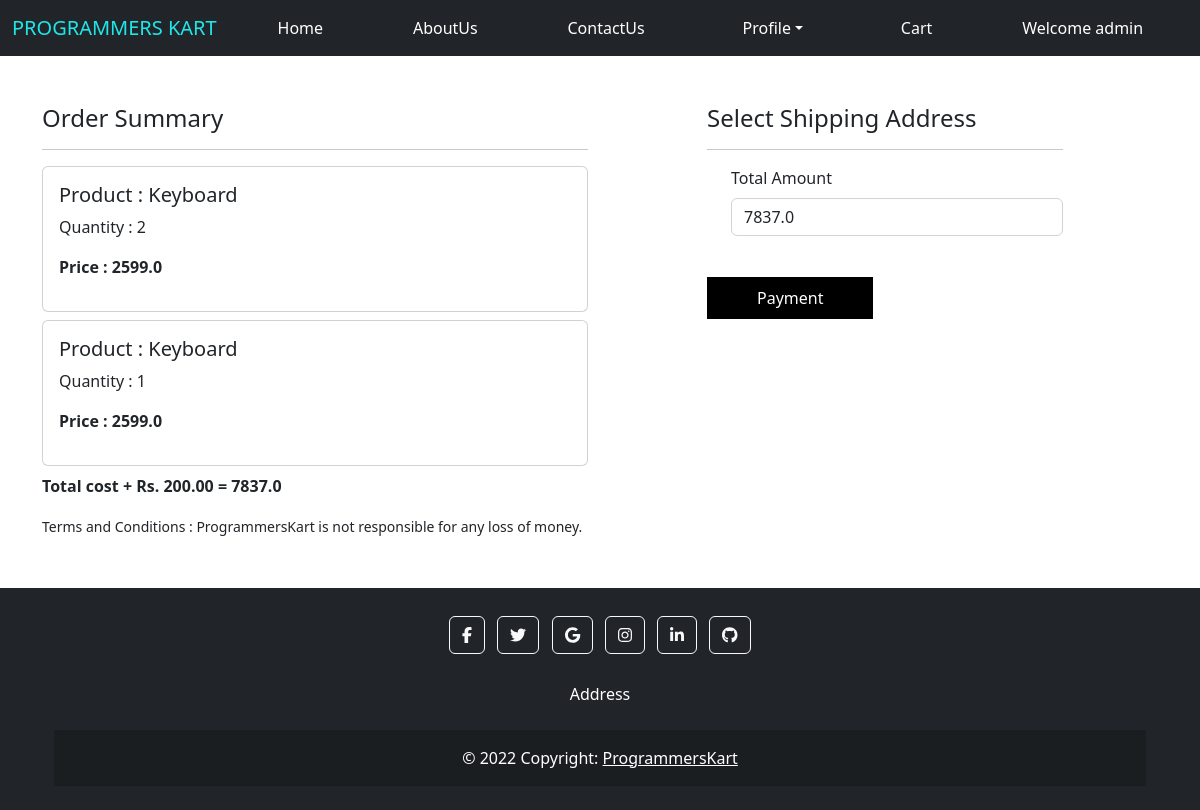
/checkout/ (signed in), run on an earlier commit of the app's database.
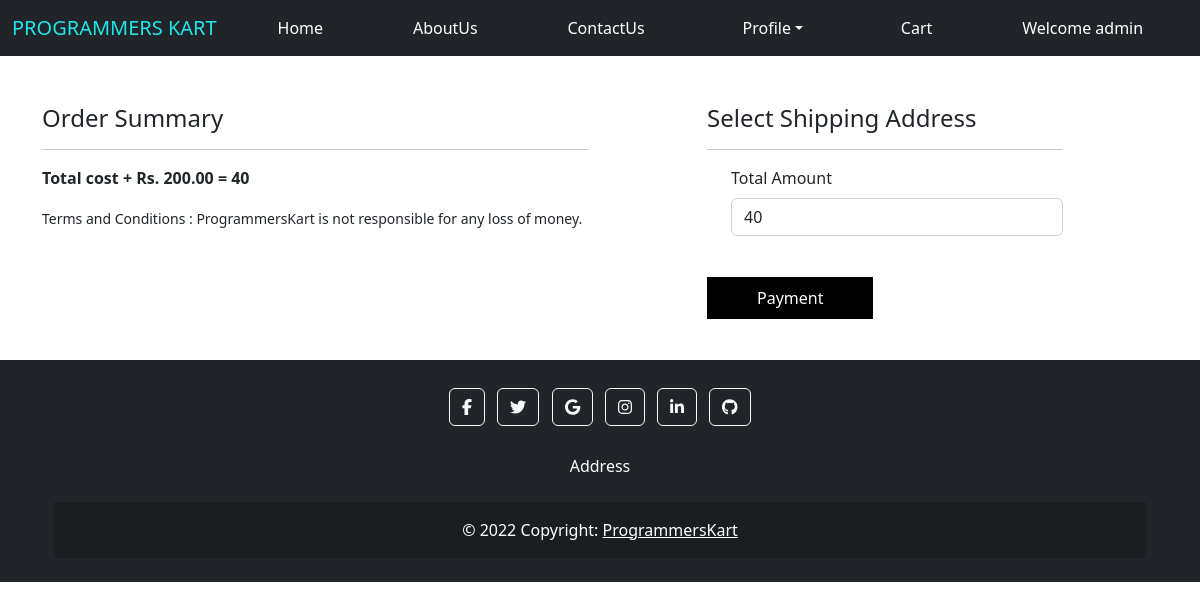
And on a later commit of the database.
### proKApp/models.py (models this page shows, shortened)
class Cart(models.Model):
    user = models.ForeignKey(User,on_delete=models.CASCADE)
    product = models.ForeignKey(Product,on_delete=models.CASCADE)
    quantity = models.PositiveIntegerField(default=1)

class Product(models.Model):
    title = models.CharField(max_length=100)
    selling_price = models.FloatField()
    description = models.TextField()
    category = models.CharField(choices=CATEGORY_CHOICES, max_length=2)
    product_image = models.ImageField(upload_to='product')

### proKApp/views.py (the view)
# urls.py: path('checkout/',views.checkout.as_view(), name='checkout'),
class checkout(View):
    def get(self,request):
        user=request.user
        add=Customer.objects.filter(user=user)
        cart_items=Cart.objects.filter(user=user)
        famount=0
        for p in cart_items:
            value=p.quantity * p.product.selling_price
            famount=famount+value
        totalamount=famount+40
        return render(request, 'apps/checkout.html',locals())

### proKApp/templates/apps/checkout.html (shortened to what this page needs)
{%extends 'apps/base.html' %}
{% load static %}
{%block content%}
<div class="container">
    <div class="row mt-5">
        <div class="col-sm-6 ">
            <h4>Order Summary</h4>
            <hr>
            {% for item in cart_items %}
                <div class="card mb-2">
                    <div class="card-body shadow-none ">
                        <h5>Product : {{item.product.title}}</h5>
                        <p>Quantity : {{item.quantity}}</p>
                        <p class="fw-bold">Price : {{item.product.selling_price}}</p>
                    </div>
                </div>
            {% endfor %}
            <p class="fw-bold">Total cost + Rs. 200.00 = {{totalamount}}</p>
            <small>Terms and Conditions : ProgrammersKart is not responsible for any loss of money.</small>
        </div>
        <div class="col-sm-4 offset-sm-1">
            <h4>Select Shipping Address</h4>
            <hr>
            <form method="post" id="myform">
                <div class="form-check mb-3 totalAmountBlock">
                    <label for="totamount" class="form-label">Total Amount</label>
                    <input type="number" class="form-control" name="totamount" value="{{totalamount}}" readonly>
                </div>
                <div class="text-only">
                    <a href="{% url 'payment' %}">Payment</a>
                </div>
            </form>
        </div>
    </div>
</div>
{%endblock content%}

What changed in the data, as far as the page shows it:
removed Cart: product "Keyboard", quantity "2", product.selling_price "2599.0"
removed Cart: product "Keyboard", quantity "1", product.selling_price "2599.0"
Also different on the page:
{{ totalamount }}: "7837.0" → "40"
form field totamount: "7837.0" → "40"
